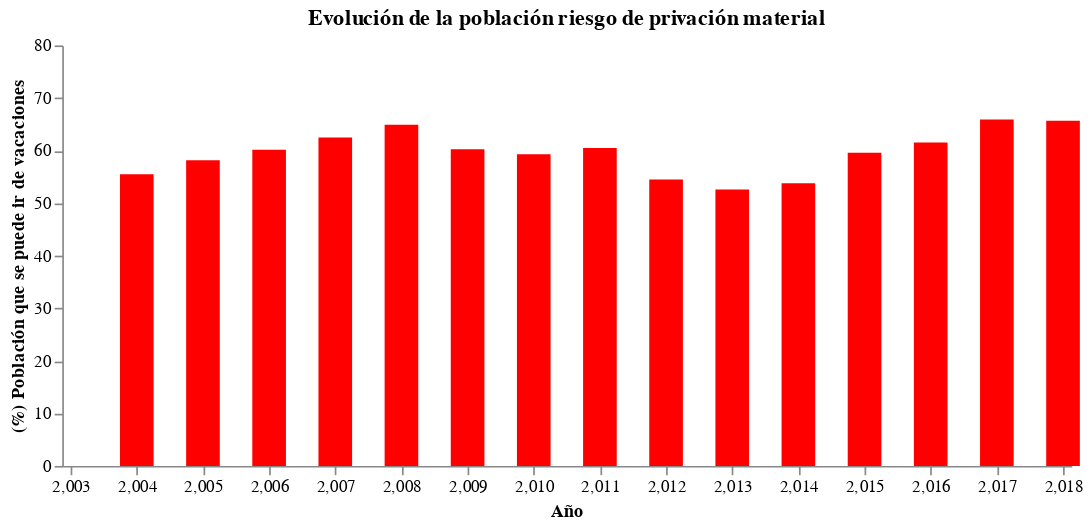

The notebook cell saved with this chart:
### Code cell
df4 = (df.groupby(['Year','HHHolidays'])['HHId'].count() / df.groupby(['Year'])['HHId'].count() *100).reset_index()
df5 = df4[df4['HHHolidays'] =='Yes']


alt.Chart(df5).mark_bar(color = 'red', size = 20).encode(
    alt.X('Year', title = 'Año',scale = alt.Scale(domain=(2003, 2018))),
    alt.Y('HHId', title = '(%) Población que se puede ir de vacaciones',scale = alt.Scale(domain=(0, 80))),
    tooltip=['Year', 'HHId']
).configure_axis(
    grid=False
).configure_view(
    strokeWidth=0
).properties(
    title = 'Evolución de la población riesgo de privación material',
    width=600,
    height=250
)

### Figure 1 — Vega-Lite specification as saved in the notebook (floating-point values rounded to 4 significant figures)
{"config": {"view": {"continuousWidth": 400, "continuousHeight": 300, "strokeWidth": 0}, "axis": {"grid": false}}, "data": {"name": "data-a118bab7aaca8e715a5ecf9e405f0cf5"}, "mark": {"type": "bar", "color": "red", "size": 20}, "encoding": {"tooltip": [{"type": "quantitative", "field": "Year"}, {"type": "quantitative", "field": "HHId"}], "x": {"type": "quantitative", "field": "Year", "scale": {"domain": [2003, 2018]}, "title": "Año"}, "y": {"type": "quantitative", "field": "HHId", "scale": {"domain": [0, 80]}, "title": "(%) Población que se puede ir de vacaciones"}}, "height": 250, "title": "Evolución de la población riesgo de privación material", "width": 600, "$schema": "https://vega.github.io/schema/vega-lite/v4.8.1.json", "datasets": {"data-a118bab7aaca8e715a5ecf9e405f0cf5": [{"Year": 2004, "HHHolidays": "Yes", "HHId": 55.47}, {"Year": 2005, "HHHolidays": "Yes", "HHId": 58.17}, {"Year": 2006, "HHHolidays": "Yes", "HHId": 60.13}, {"Year": 2007, "HHHolidays": "Yes", "HHId": 62.48}, {"Year": 2008, "HHHolidays": "Yes", "HHId": 64.89}, {"Year": 2009, "HHHolidays": "Yes", "HHId": 60.24}, {"Year": 2010, "HHHolidays": "Yes", "HHId": 59.29}, {"Year": 2011, "HHHolidays": "Yes", "HHId": 60.46}, {"Year": 2012, "HHHolidays": "Yes", "HHId": 54.51}, {"Year": 2013, "HHHolidays": "Yes", "HHId": 52.6}, {"Year": 2014, "HHHolidays": "Yes", "HHId": 53.76}, {"Year": 2015, "HHHolidays": "Yes", "HHId": 59.58}, {"Year": 2016, "HHHolidays": "Yes", "HHId": 61.55}, {"Year": 2017, "HHHolidays": "Yes", "HHId": 65.92}, {"Year": 2018, "HHHolidays": "Yes", "HHId": 65.67}]}}
